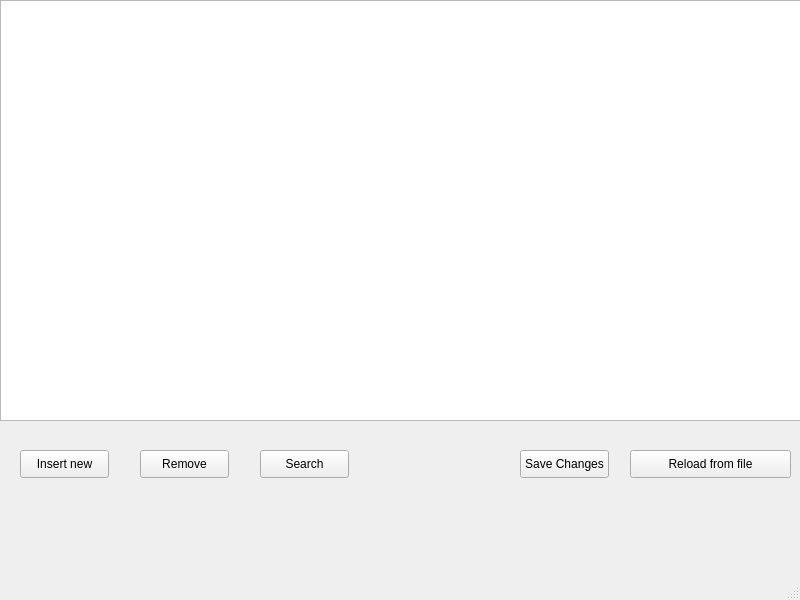
<?xml version="1.0" encoding="UTF-8"?>
<ui version="4.0">
 <class>MainWindow</class>
 <widget class="QMainWindow" name="MainWindow">
  <property name="geometry">
   <rect>
    <x>0</x>
    <y>0</y>
    <width>800</width>
    <height>600</height>
   </rect>
  </property>
  <property name="windowTitle">
   <string>Qontainer</string>
  </property>
  <widget class="QWidget" name="centralwidget">
   <widget class="QTableView" name="tableView">
    <property name="geometry">
     <rect>
      <x>0</x>
      <y>0</y>
      <width>801</width>
      <height>421</height>
     </rect>
    </property>
   </widget>
   <widget class="QPushButton" name="pushButton">
    <property name="geometry">
     <rect>
      <x>20</x>
      <y>450</y>
      <width>89</width>
      <height>28</height>
     </rect>
    </property>
    <property name="text">
     <string>Insert new</string>
    </property>
   </widget>
   <widget class="QPushButton" name="pushButton_2">
    <property name="geometry">
     <rect>
      <x>140</x>
      <y>450</y>
      <width>89</width>
      <height>28</height>
     </rect>
    </property>
    <property name="text">
     <string>Remove</string>
    </property>
   </widget>
   <widget class="QPushButton" name="pushButton_3">
    <property name="geometry">
     <rect>
      <x>260</x>
      <y>450</y>
      <width>89</width>
      <height>28</height>
     </rect>
    </property>
    <property name="text">
     <string>Search</string>
    </property>
   </widget>
   <widget class="QPushButton" name="pushButton_4">
    <property name="geometry">
     <rect>
      <x>520</x>
      <y>450</y>
      <width>89</width>
      <height>28</height>
     </rect>
    </property>
    <property name="text">
     <string>Save Changes</string>
    </property>
   </widget>
   <widget class="QPushButton" name="pushButton_5">
    <property name="geometry">
     <rect>
      <x>630</x>
      <y>450</y>
      <width>161</width>
      <height>28</height>
     </rect>
    </property>
    <property name="text">
     <string>Reload from file</string>
    </property>
   </widget>
  </widget>
  <widget class="QMenuBar" name="menubar">
   <property name="geometry">
    <rect>
     <x>0</x>
     <y>0</y>
     <width>800</width>
     <height>22</height>
    </rect>
   </property>
  </widget>
  <widget class="QStatusBar" name="statusbar"/>
 </widget>
 <resources/>
 <connections/>
</ui>
